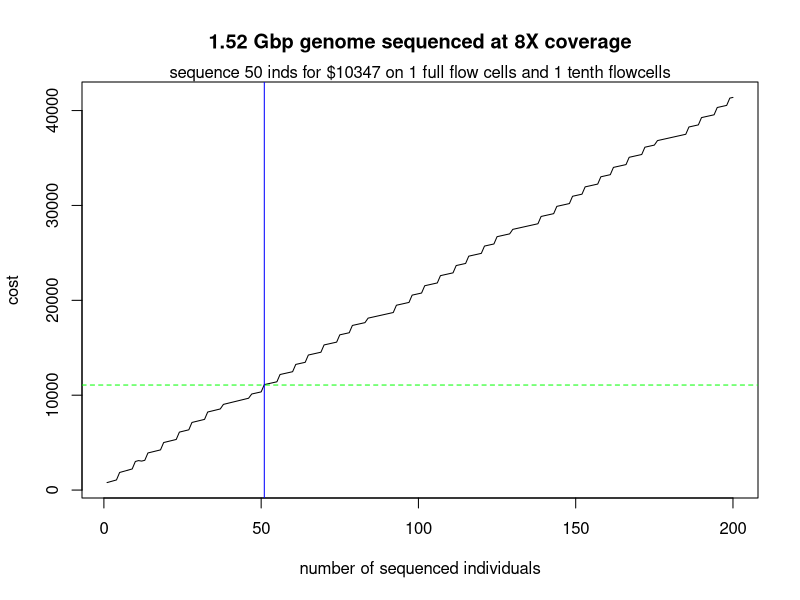
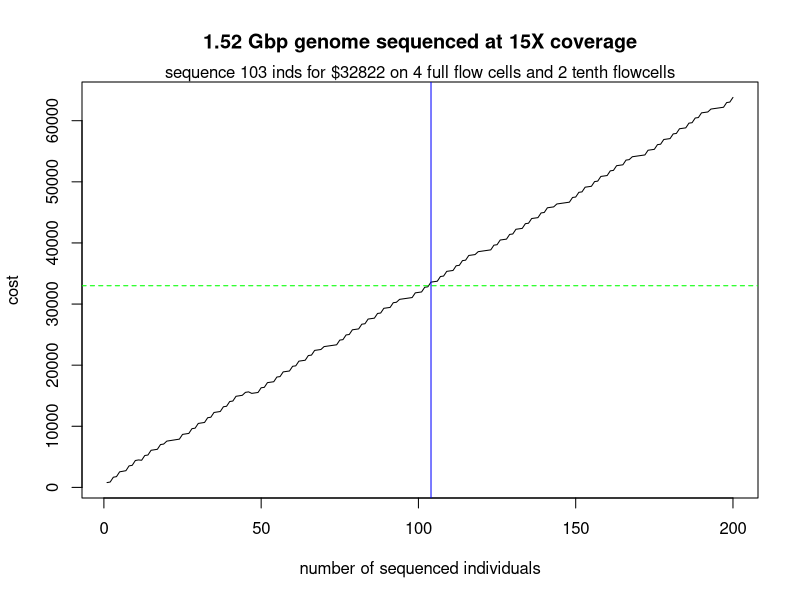
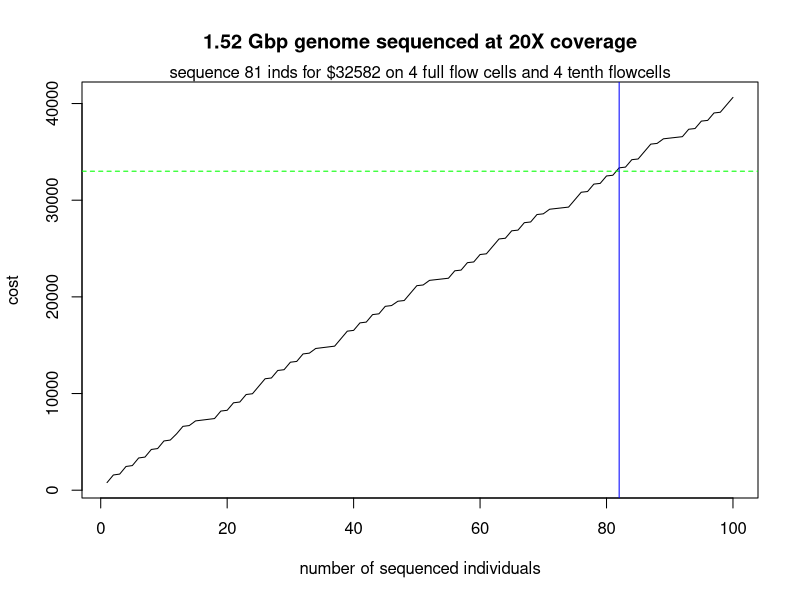
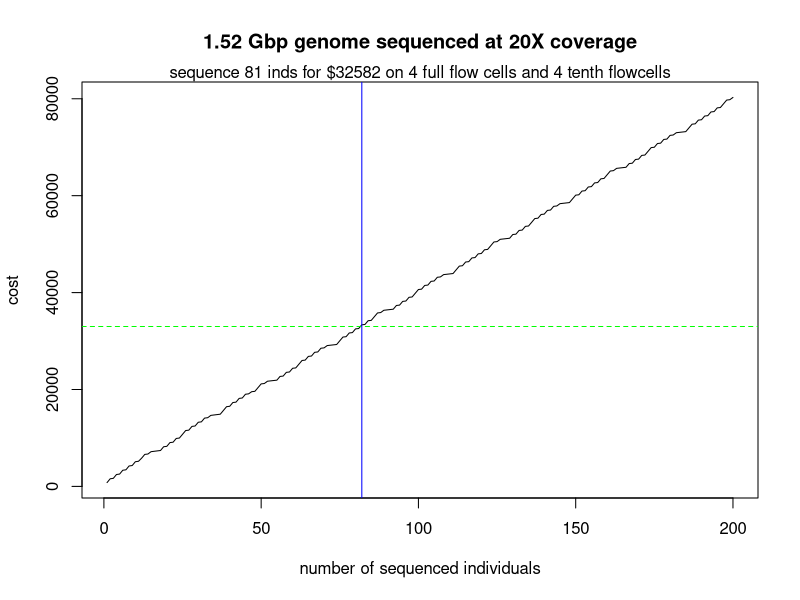

Source code (R) for these figures, in order:
# R code to estimate sequencing budget for whole genome re-sequencing projects
# M. Clark 12/5/2023
# prices based on MSU Genomics Core 12/5/2023 using 150 PE sequencing on NovaSeq S4 flowcell
# uses both full flowcells and 1/10 flowcell options

## Define functions----------------------------------------------------------------------------------------------------------
calcBudget <- function(N, genome_size, desired_coverage, QC_loss){
  # this function calcualtes a buget for a WGS resequencing project
  
  # define information for S4 flowcell 
  # **CHECK TO SEE IF PRICES ARE CURRENT** https://rtsf.natsci.msu.edu/genomics/pricing.aspx
  # pe_reads_per_flowcell <- 2250 *1000000 
  bp_per_flowcell <- 675
  S4_flowcell_cost <- 5953
  S4_tenth_flowcell_cost <- 694 
  
  # convert genome size in Gbp to bp 
  #genome_size <- 1000000000 * genome_size_gbp
  
  # define cost of library prep
  # **CHECK TO SEE IF PRICES ARE CURRENT** https://rtsf.natsci.msu.edu/genomics/pricing.aspx
  if (N < 12){
    lib_cost <- 93
  }else if(N < 47){
    lib_cost <- 81
  }else if(N >= 47){
    lib_cost <- 74
  }else{
    print(paste0("error, no library cost know for N of ", N))
  }
  
  # calculate library cost
  lib_prep_cost <- N * lib_cost
  
  # calculate the individuals you can sequence on a single flowcell
  inds_per_flowcell <- bp_per_flowcell / (genome_size * desired_coverage * (1+QC_loss))
  
  # calculate the number of flowcells required for the project
  required_flowcells <- N / inds_per_flowcell
  
  # how many full flowcells will we fill?
  no_full_flowcells <- required_flowcells %/% 1
  
  # use tenth of flowcells for the remainder
  remainder <- required_flowcells %% 1
  no_tenth_flowcells <- ceiling(remainder / 0.1)
  
  # cheaper to use 1/10 flowcells or just round up? 
  rounded_seq_cost <- S4_flowcell_cost * ceiling(required_flowcells)
  tenths_seq_cost <- (no_full_flowcells*S4_flowcell_cost) + (no_tenth_flowcells*S4_tenth_flowcell_cost)
  
  if(rounded_seq_cost < tenths_seq_cost){
    budget <- rounded_seq_cost + lib_prep_cost
    list <- list(budget, ceiling(required_flowcells), 0)
  }else if(tenths_seq_cost < rounded_seq_cost){
    budget <- tenths_seq_cost + lib_prep_cost
    list <- list(budget, no_full_flowcells, no_tenth_flowcells)
  }
  
  return(list) 
}

makeBudget <- function(genome_size, desired_coverage, funds, low_ind_no = 1, high_ind_no = 100, QC_loss = 0.2){
  # this function plots budget informaiton for a range of individuals, and returns a plot show the max. number of individuals you can sequence
  money <- vector(length = length(low_ind_no:high_ind_no))
  full_cells <- vector(length = length(low_ind_no:high_ind_no))
  tenth_cells <- vector(length = length(low_ind_no:high_ind_no))
  
  j = 1
  for(i in low_ind_no:high_ind_no){
    list <- calcBudget(i, 1.52, desired_coverage, QC_loss = QC_loss)
    money[j] <- list[[1]]
    full_cells[j] <- list[[2]]
    tenth_cells[j] <- list[[3]]
    j <- j + 1
  }
  
  plot(low_ind_no:high_ind_no, money, xlab = "number of sequenced individuals", ylab = "cost", type = "l", 
       main=paste0(genome_size, " Gbp genome sequenced at ", desired_coverage, "X coverage"))
  abline(h = funds, col = "green", lty = 2)
  abline(v = low_ind_no + max(which(money < funds)), col = "blue")
  mtext(paste0("sequence ", (low_ind_no-1) + max(which(money < funds)), " inds for $", money[max(which(money < funds))], 
               " on ", full_cells[max(which(money < funds))], " full flow cells and ", tenth_cells[max(which(money < funds))], " tenth flowcells"))
}

## ----------------------------------------------------------------------------------------------------------

## Make budget----------------------------------------------------------------------------------------------------------
pdf("./EMR_budget_20X.pdf", width = 6, height = 6)
makeBudget(genome_size = 1.52, desired_coverage = 20, funds = 33000, QC_loss = 0.2, high_ind_no = 200)
dev.off()
## ----------------------------------------------------------------------------------------------------------
33000 - calcBudget(55, 1.52, desired_coverage = 20, QC_loss = 0.2)[[1]]

makeBudget(genome_size = 1.52, desired_coverage = 8, funds = 11071, QC_loss = 0.2, high_ind_no = 200)


makeBudget(genome_size = 1.52, desired_coverage = 15, funds = 33000, QC_loss = 0.2, high_ind_no = 200)

makeBudget(genome_size = 1.52, desired_coverage = 20, funds = 33000, QC_loss = 0.2, high_ind_no = 100)


# variance in distribution of coal. events = 1/ n^2
#18-20 ind per site, 8-10X



UM_nova_price <- 15597
UM_nova_reads <- 25 * 1000000000

UM_bp <- UM_nova_reads * 150 *2

UM_bp/((1000000000 * 1.52)*20 * 1.3) # 98 individuals sequenced for $26,279.00

calcBudget(98, 1.52, desired_coverage = 20, QC_loss = 0)[[1]] # $34534 at MSU
